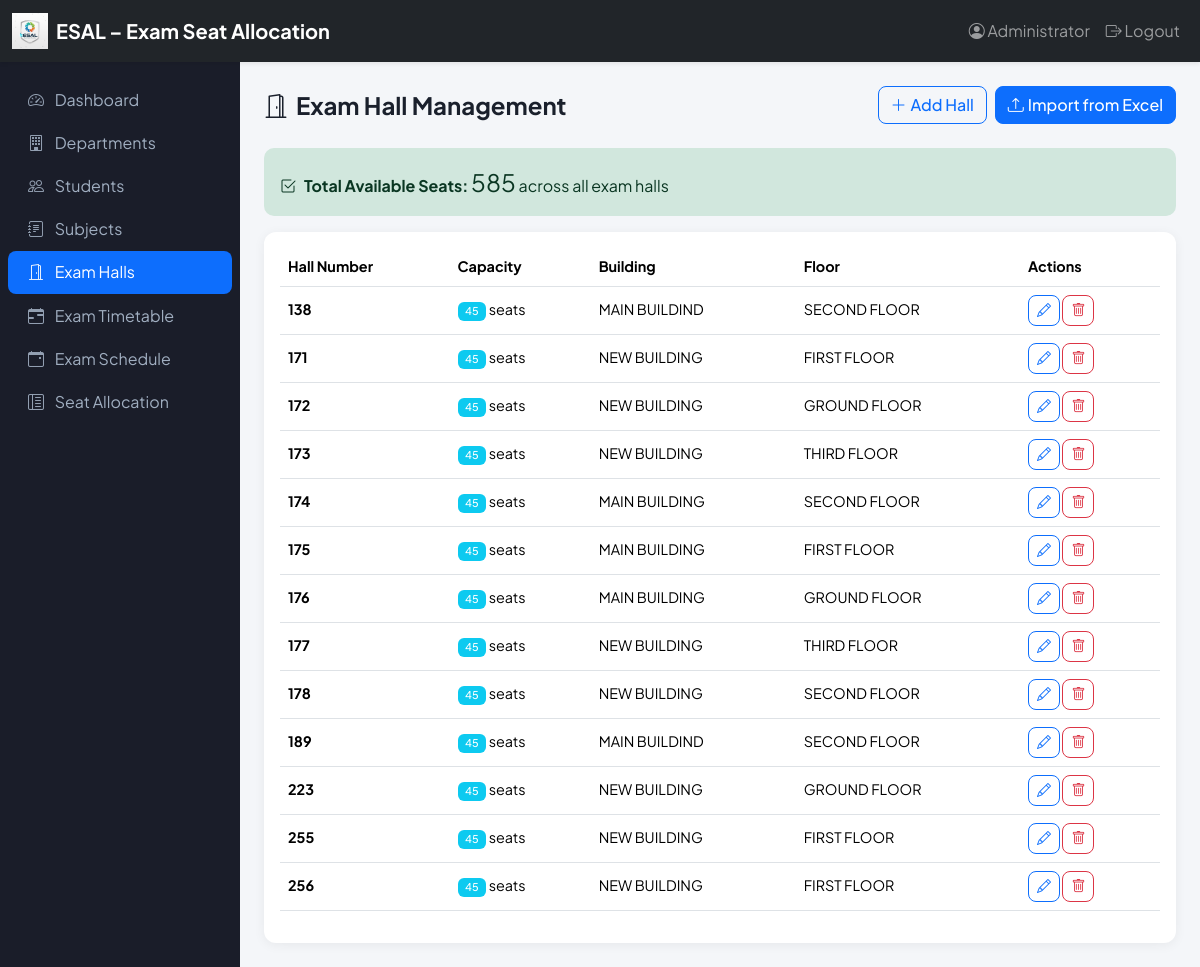
Screenshot of /exam-halls/ (signed in) with the database file from the repository.
### models.py (models this page shows, shortened)
class User(UserMixin, db.Model):
    __tablename__ = 'users'
    id = db.Column(db.Integer, primary_key=True)
    user_id = db.Column(db.String(80), unique=True, nullable=False)
    password_hash = db.Column(db.String(256), nullable=False)
    name = db.Column(db.String(100))
    created_at = db.Column(db.DateTime, default=datetime.utcnow)

class ExamHall(db.Model):
    __tablename__ = 'exam_halls'
    id = db.Column(db.Integer, primary_key=True)
    hall_number = db.Column(db.String(50), nullable=False)
    capacity = db.Column(db.Integer, default=45)
    building_name = db.Column(db.String(100))
    floor = db.Column(db.String(20))
    created_at = db.Column(db.DateTime, default=datetime.utcnow)
    __table_args__ = (db.UniqueConstraint('hall_number', name='unique_hall_number'),)

### routes/exam_halls.py (the view)
@exam_halls_bp.route('/')
@login_required
def index():
    halls = ExamHall.query.order_by(ExamHall.hall_number).all()
    total_seats = sum(h.capacity for h in halls)
    from datetime import date
    from math import ceil
    capacity_warning = False
    if halls:
        today = date.today()
        schedules = ExamSchedule.query.filter(ExamSchedule.exam_date >= today).all()
        if schedules:
            exam_ids = {s.exam_id for s in schedules}
            exams = {e.id: e for e in Exam.query.filter(Exam.id.in_(exam_ids)).all()}
            grouped = {}
            for s in schedules:
                exam = exams.get(s.exam_id)
                if not exam:
                    continue
                key = (s.exam_date, s.exam_id)
                grouped.setdefault(key, []).append(s)
            for (_d, _exam_id), scheds in grouped.items():
                dept_ids = {s.department_id for s in scheds}
                years = {s.academic_year for s in scheds}
                students = Student.query.filter(
                    Student.department_id.in_(dept_ids),
                    Student.academic_year.in_(list(years))
                ).all()
                total_students = len(students)
                if total_students == 0:
                    continue
                rooms_allocated = len(halls)
                required_rooms = ceil(total_students / Config.DEFAULT_HALL_CAPACITY)
                if rooms_allocated <= required_rooms:
                    capacity_warning = True
                    break
    return render_template(
        'exam_halls/index.html',
        halls=halls,
        total_seats=total_seats,
        capacity_warning=capacity_warning,
    )

### templates/exam_halls/index.html (shortened to what this page needs)
{% extends "base.html" %}
{% block content %}
<div class="d-flex justify-content-between align-items-center flex-wrap gap-2 mb-4">
    <h1 class="page-title mb-0"><i class="bi bi-door-open me-2"></i>Exam Hall Management</h1>
    <div class="d-flex gap-2">
        <a href="{{ url_for('exam_halls.add') }}" class="btn btn-outline-primary"><i class="bi bi-plus-lg me-1"></i>Add Hall</a>
        <a href="{{ url_for('exam_halls.import_halls') }}" class="btn btn-primary"><i class="bi bi-upload me-1"></i>Import from Excel</a>
    </div>
</div>
{% if total_seats is defined %}
<div class="alert alert-success mb-3 py-3">
    <strong><i class="bi bi-check2-square me-2"></i>Total Available Seats:</strong> <span class="fs-4">{{ total_seats }}</span> across all exam halls
</div>
{% endif %}
<div class="card">
    <div class="card-body">
        {% if halls %}
        <div class="table-responsive">
            <table class="table table-hover align-middle">
                <thead>
                    <tr>
                        <th>Hall Number</th>
                        <th>Capacity</th>
                        <th>Building</th>
                        <th>Floor</th>
                        <th style="width: 140px;">Actions</th>
                    </tr>
                </thead>
                <tbody>
                    {% for h in halls %}
                    <tr>
                        <td><strong>{{ h.hall_number }}</strong></td>
                        <td><span class="badge bg-info">{{ h.capacity }}</span> seats</td>
                        <td>{{ h.building_name or '-' }}</td>
                        <td>{{ h.floor or '-' }}</td>
                        <td>
                            <a href="{{ url_for('exam_halls.edit', id=h.id) }}" class="btn btn-sm btn-outline-primary"><i class="bi bi-pencil"></i></a>
                            <form action="{{ url_for('exam_halls.delete', id=h.id) }}" method="post" class="d-inline" onsubmit="return confirm('{{ capacity_warning and 'Deleting this exam hall will affect seat availability. Do you still want to proceed?' or 'Delete this hall?' }}');">
                                <button type="submit" class="btn btn-sm btn-outline-danger"><i class="bi bi-trash"></i></button>
                            </form>
                        </td>
                    </tr>
                    {% endfor %}
                </tbody>
            </table>
        </div>
        {% endif %}
    </div>
</div>
{% endblock %}

### templates/base.html (shortened to what this page needs)
<!DOCTYPE html>
<html lang="en">
<head>
    <link href="https://cdn.jsdelivr.net/npm/bootstrap@5.3.2/dist/css/bootstrap.min.css" rel="stylesheet">
    <link href="https://cdn.jsdelivr.net/npm/bootstrap-icons@1.11.1/font/bootstrap-icons.css" rel="stylesheet">
</head>
<body>
    {% if request.endpoint != 'auth.login' %}
    <nav class="navbar navbar-expand-lg navbar-dark bg-dark shadow-sm">
        <div class="container-fluid">
            <a class="navbar-brand d-flex align-items-center gap-2" href="{{ url_for('dashboard.index') }}">
                <img src="{{ url_for('static', filename='img/esal_logo.png') }}" alt="ESAL" style="height: 36px; width: auto;">
                <span class="d-none d-sm-inline">ESAL – Exam Seat Allocation</span>
            </a>
            <div class="collapse navbar-collapse" id="navbarNav">
                <ul class="navbar-nav ms-auto">
                    {% if current_user.is_authenticated %}
                    <li class="nav-item">
                        <span class="nav-link"><i class="bi bi-person-circle"></i> {{ current_user.name or current_user.user_id }}</span>
                    </li>
                    <li class="nav-item">
                        <a class="nav-link" href="{{ url_for('auth.logout') }}"><i class="bi bi-box-arrow-right"></i> Logout</a>
                    </li>
                    {% endif %}
                </ul>
            </div>
        </div>
    </nav>
    {% endif %}
    <div class="d-flex">
        {% if current_user.is_authenticated %}
        <div class="sidebar d-none d-md-flex flex-column" style="width: 240px;">
            <nav class="nav flex-column">
                <a class="nav-link {{ 'active' if request.endpoint == 'dashboard.index' else '' }}" href="{{ url_for('dashboard.index') }}">
                    <i class="bi bi-speedometer2"></i> Dashboard
                </a>
                <a class="nav-link {{ 'active' if 'departments' in request.endpoint else '' }}" href="{{ url_for('departments.index') }}">
                    <i class="bi bi-building"></i> Departments
                </a>
                <a class="nav-link {{ 'active' if 'students' in request.endpoint else '' }}" href="{{ url_for('students.index') }}">
                    <i class="bi bi-people"></i> Students
                </a>
                <a class="nav-link {{ 'active' if 'subjects' in request.endpoint else '' }}" href="{{ url_for('subjects.index') }}">
                    <i class="bi bi-journal-text"></i> Subjects
                </a>
                <a class="nav-link {{ 'active' if 'exam_halls' in request.endpoint else '' }}" href="{{ url_for('exam_halls.index') }}">
                    <i class="bi bi-door-open"></i> Exam Halls
                </a>
                <a class="nav-link {{ 'active' if 'timetable_generator' in request.endpoint else '' }}" href="{{ url_for('timetable_generator.index') }}">
                    <i class="bi bi-calendar-range"></i> Exam Timetable
                </a>
                <a class="nav-link {{ 'active' if 'exam_schedule' in request.endpoint else '' }}" href="{{ url_for('exam_schedule.index') }}">
                    <i class="bi bi-calendar-event"></i> Exam Schedule
                </a>
                <a class="nav-link {{ 'active' if 'allocation' in request.endpoint else '' }}" href="{{ url_for('allocation.index') }}">
                    <i class="bi bi-layout-text-sidebar-reverse"></i> Seat Allocation
                </a>
            </nav>
        </div>
        {% endif %}
        <div class="flex-grow-1 main-content">
            {% block content %}{% endblock %}
        </div>
    </div>
</body>
</html>

### templates/base.html (style rules this page uses)
:root { --primary: #0d6efd; --primary-dark: #0a58ca; --sidebar-bg: #1a1d29; --sidebar-text: #a0aec0; --content-bg: #f4f6f9; }
* { font-family: 'Plus Jakarta Sans', sans-serif; }
body { background: var(--content-bg); min-height: 100vh; }
.navbar-brand { font-weight: 700; font-size: 1.25rem; }
.card { border: none; border-radius: 12px; box-shadow: 0 2px 12px rgba(0,0,0,.06); }
.btn { border-radius: 8px; font-weight: 500; }
.table { font-size: 0.9rem; }
.sidebar { background: var(--sidebar-bg); min-height: calc(100vh - 56px); padding: 1rem 0; }
.sidebar .nav-link { color: var(--sidebar-text); padding: 0.6rem 1.25rem; border-radius: 8px; margin: 0 0.5rem; }
.sidebar .nav-link.active { background: var(--primary); color: #fff; }
.sidebar .nav-link i { margin-right: 0.5rem; opacity: .9; }
.main-content { padding: 1.5rem; }
.page-title { font-size: 1.5rem; font-weight: 700; margin-bottom: 1rem; color: #1a202c; }
.alert { border-radius: 10px; border: none; }
.badge { font-weight: 500; padding: 0.4em 0.7em; }

### rows the page displays
User: name "Administrator"
ExamHall: hall_number "138", capacity "45", building_name "MAIN BUILDIND", floor "SECOND FLOOR"
ExamHall: hall_number "171", capacity "45", building_name "NEW BUILDING", floor "FIRST FLOOR"
ExamHall: hall_number "172", capacity "45", building_name "NEW BUILDING", floor "GROUND FLOOR"
ExamHall: hall_number "173", capacity "45", building_name "NEW BUILDING", floor "THIRD FLOOR"
ExamHall: hall_number "174", capacity "45", building_name "MAIN BUILDING", floor "SECOND FLOOR"
ExamHall: hall_number "175", capacity "45", building_name "MAIN BUILDING", floor "FIRST FLOOR"
ExamHall: hall_number "176", capacity "45", building_name "MAIN BUILDING", floor "GROUND FLOOR"
ExamHall: hall_number "177", capacity "45", building_name "NEW BUILDING", floor "THIRD FLOOR"
ExamHall: hall_number "178", capacity "45", building_name "NEW BUILDING", floor "SECOND FLOOR"
ExamHall: hall_number "189", capacity "45", building_name "MAIN BUILDIND", floor "SECOND FLOOR"
ExamHall: hall_number "223", capacity "45", building_name "NEW BUILDING", floor "GROUND FLOOR"
ExamHall: hall_number "255", capacity "45", building_name "NEW BUILDING", floor "FIRST FLOOR"
ExamHall: hall_number "256", capacity "45", building_name "NEW BUILDING", floor "FIRST FLOOR"

### other values shown
{{ total_seats }} "585"
